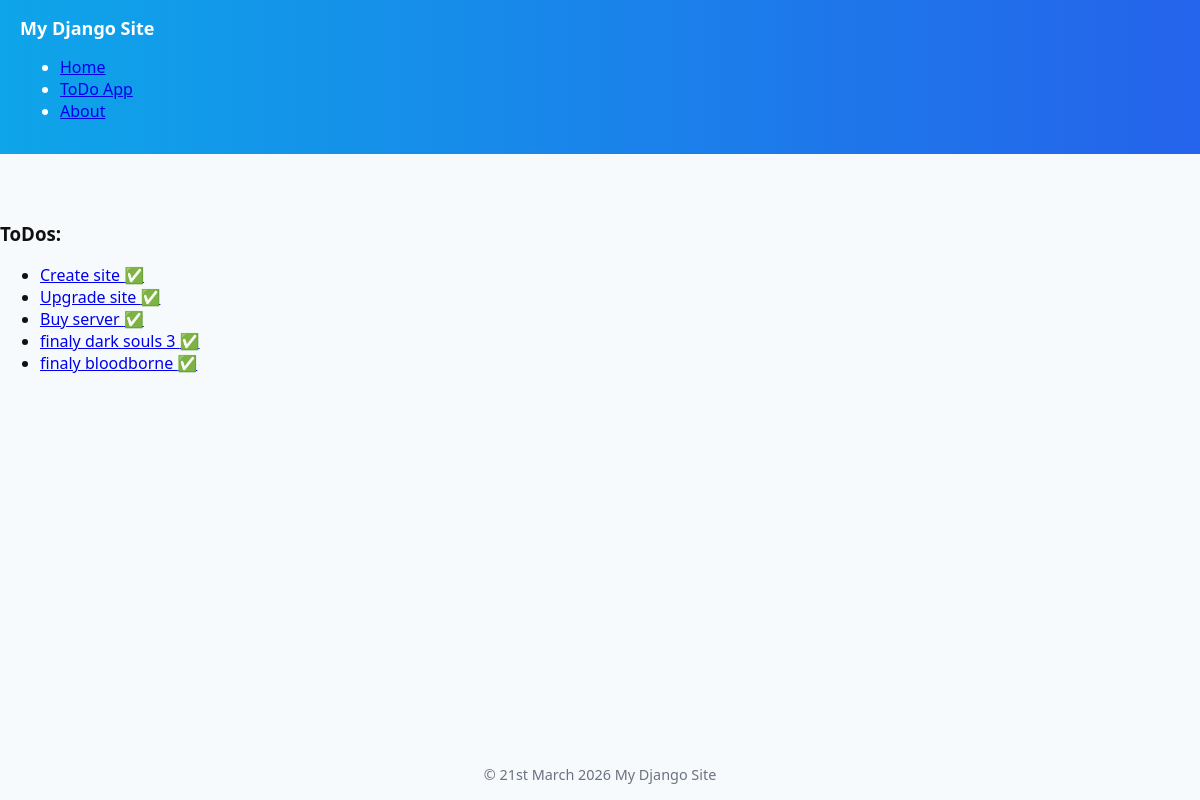
/todos/done/, run on the app's committed database.
### todo_app/models.py (models this page shows, shortened)
class ToDoItem(models.Model):
    class Meta:
        ordering = ("id", )
        verbose_name = "ToDo Item"
    title = models.CharField(max_length=250)
    description = models.TextField(blank=True, null=False)
    done = models.BooleanField(default=False)
    archived = models.BooleanField(default=False)

### todo_app/views.py (the view)
# urls.py: path('done/', views.ToDoAppDoneView.as_view(), name='done'),
class ToDoAppDoneView(ListView):
    queryset = ToDoItem.objects.filter(done=True).all()

### todo_app/templates/todo_app/todoitem_list.html
{% extends "todo_app/base.html" %}
{% block body %}
    <h3>ToDos:</h3>
    {% include "todo_app/components/todo_items_list.html" %}
{% endblock body %}

### todo_app/templates/todo_app/components/todo_items_list.html (shortened to what this page needs)
<ul>
    {% for todo_item in object_list %}
        <li>
            <a href="{% url 'todo_app:detail' pk=todo_item.pk %}">
                {{ todo_item.title }}
                {% if todo_item.done %}
                    ✅
                {% else %}
                    ❌
                {% endif %}
            </a>
        </li>
    {% endfor %}

### templates/base.html (style rules this page uses)
:root { --bg:#f7fafc;--card:#fff;--muted:#6b7280;--accent:#2563eb }
html,body { height:100% }
body { margin:0;font-family:system-ui,-apple-system,Segoe UI,Roboto,"Helvetica Neue",Arial;background:var(--bg);color:#111 }

### data on the page
ToDoItem: title "Create site"
ToDoItem: title "Upgrade site"
ToDoItem: title "Buy server"
ToDoItem: title "finaly dark souls 3"
ToDoItem: title "finaly bloodborne"
